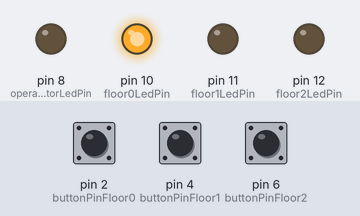
The sketch below on a simulated Arduino Uno, built with avr-gcc and run on an emulated ATmega328P. Shown: output pins drawn as LEDs (lit = HIGH). Dashed ring = blinking. Inputs (shaded band) come from the test bench; at power-on: pin 4 (buttonPinFloor1) HIGH, pin 6 (buttonPinFloor2) HIGH, pin 2 (buttonPinFloor0) HIGH.

Above: at 1.2 s.
1.3 s: pin 4 (buttonPinFloor1) pulled LOW for 0.15 s
At 3.12 s:
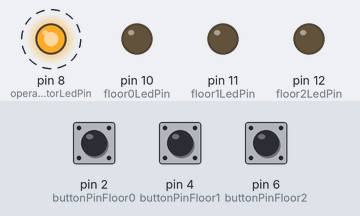
4.4 s: pin 6 (buttonPinFloor2) pulled LOW for 3.2 s
At 10.5 s:
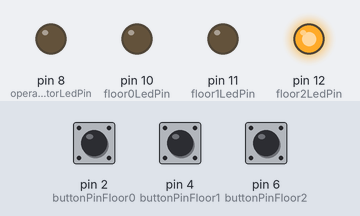
10.6 s: pin 2 (buttonPinFloor0) pulled LOW for 0.15 s
At 15.42 s:
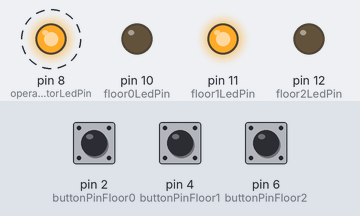
16.7 s: pin 4 (buttonPinFloor1) pulled LOW for 3.2 s
21.4 s: pin 2 (buttonPinFloor0) pulled LOW for 3.2 s
At 28.1 s:
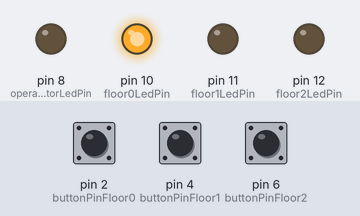
Timing chart, 0 to 28.6 s (numbered marks = the images above; inputs shaded):
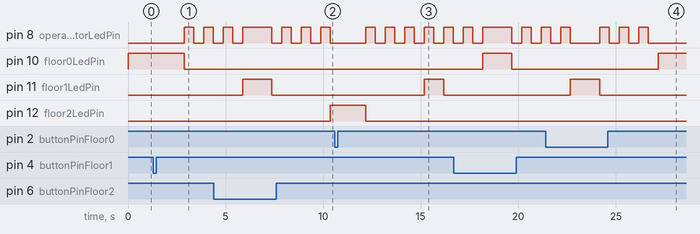

The sketch:

homework2.ino
```cpp
const int buttonPinFloor0 = 2;
const int buttonPinFloor1 = 4;
const int buttonPinFloor2 = 6;
const int operationalElevatorLedPin = 8;
const int floor0LedPin = 10;
const int floor1LedPin = 11;
const int floor2LedPin = 12;

byte buttonStateFloor0 = LOW;
byte buttonStateFloor1 = LOW;
byte buttonStateFloor2 = LOW;
byte lastButtonStateFloor0 = LOW;
byte lastButtonStateFloor1 = LOW;
byte lastButtonStateFloor2 = LOW;

const int buttonDebounceDelay = 75;
unsigned long lastDebounceTimeFloor0 = 0;
unsigned long lastDebounceTimeFloor1 = 0;
unsigned long lastDebounceTimeFloor2 = 0;

byte operationalElevatorLedState = LOW;
unsigned long previousTimeForElevatorLed = 0;

unsigned long timeElevatorButtonPressed = 0;
unsigned long timeElevatorStartedMoving = 0;
byte isElevatorMoving = 0;
int currentFloor = 0;
int floorsTraveled = 0;
int destination = 0;

const int movingBetweenTwoFloorsDuration = 3000;
const int durationPerFloor = 1000;
const int operationalLedBlinkDuration = 500;
const int closingElevatorDoorsDuration = 1500;

byte floor0LedState = LOW;
byte floor1LedState = LOW;
byte floor2LedState = LOW;

const int floor0 = 0;
const int floor1 = 1;
const int floor2 = 2;

unsigned long currentMillis = 0;

void setup() {
  Serial.begin(9600);
  pinMode(buttonPinFloor0, INPUT_PULLUP);
  pinMode(buttonPinFloor1, INPUT_PULLUP);
  pinMode(buttonPinFloor2, INPUT_PULLUP);
  pinMode(operationalElevatorLedPin, OUTPUT);
  pinMode(floor0LedPin, OUTPUT);
  pinMode(floor1LedPin, OUTPUT);
  pinMode(floor2LedPin, OUTPUT);
}

void loop() {
  currentMillis = millis();

  buttonStateFloor0 = getButtonState(buttonPinFloor0, buttonStateFloor0, lastButtonStateFloor0, lastDebounceTimeFloor0);
  buttonStateFloor1 = getButtonState(buttonPinFloor1, buttonStateFloor1, lastButtonStateFloor1, lastDebounceTimeFloor1);
  buttonStateFloor2 = getButtonState(buttonPinFloor2, buttonStateFloor2, lastButtonStateFloor2, lastDebounceTimeFloor2);

  controlElevator();

  if (!isElevatorMoving) {
    updateLedAtFloor(currentFloor, HIGH);
    handleButtonInput();
  }
}

void handleButtonInput() {
  if (buttonStateFloor0 == HIGH && currentFloor != floor0) {
    moveElevatorToFloor(floor0);
  }
  if (buttonStateFloor1 == HIGH && currentFloor != floor1) {
    moveElevatorToFloor(floor1);
  }
  if (buttonStateFloor2 == HIGH && currentFloor != floor2) {
    moveElevatorToFloor(floor2);
  }
}

void moveElevatorToFloor(int destinationFloor) {
  timeElevatorButtonPressed = currentMillis;
  destination = destinationFloor;
  isElevatorMoving = 1;
}

void controlElevator() {
  if (isElevatorMoving) {
    if (currentMillis - timeElevatorButtonPressed < closingElevatorDoorsDuration) {
      updateLedAtFloor(currentFloor, HIGH);
      return;
    } else {
      updateLedAtFloor(currentFloor, LOW);
      timeElevatorStartedMoving = timeElevatorButtonPressed + closingElevatorDoorsDuration;
    }

    blinkLed(operationalElevatorLedPin, operationalElevatorLedState, previousTimeForElevatorLed, operationalLedBlinkDuration);

    floorsTraveled = abs(destination - currentFloor);
    if (floorsTraveled == 2) {
      if (currentMillis > timeElevatorStartedMoving + movingBetweenTwoFloorsDuration &&
          currentMillis < timeElevatorStartedMoving + movingBetweenTwoFloorsDuration + durationPerFloor
      ) {
        updateLedAtFloor(floor1, HIGH);
      }
      else {
        updateLedAtFloor(floor1, LOW);
      }
    }

    if (currentMillis > timeElevatorStartedMoving + movingBetweenTwoFloorsDuration * floorsTraveled) {
      isElevatorMoving = 0;
      currentFloor = destination;
    }
    return;
  }

  digitalWrite(operationalElevatorLedPin, LOW);
}

void updateLedAtFloor(int floor, byte newState) {
  if (floor == floor0) {
    digitalWrite(floor0LedPin, newState);
  } else if (floor == floor1) {
    digitalWrite(floor1LedPin, newState);
  } else {
    digitalWrite(floor2LedPin, newState);
  }
}

int getButtonState(int buttonPin, byte oldButtonState, byte& lastButtonState, unsigned long& lastDebounceTime) {
  int newButtonState = oldButtonState;
  int reading = !digitalRead(buttonPin);

  if (reading != lastButtonState) {
    lastDebounceTime = currentMillis;
  }

  if (currentMillis - lastDebounceTime > buttonDebounceDelay) {
    if (reading != oldButtonState) {
      newButtonState = reading;
    }
  }
  lastButtonState = reading;

  return newButtonState;
}

void blinkLed(int ledPin, byte& ledState, unsigned long& previousTime, int blinkDuration) {
  if (currentMillis - previousTime >= blinkDuration) {
    previousTime = currentMillis;

    if (ledState == LOW) {
      ledState = HIGH;
    } else {
      ledState = LOW;
    }

    digitalWrite(ledPin, ledState);
  }
}
```

Measured:
- after the input at 1.3 s, pin 8 (operationalElevatorLedPin): alternates HIGH for 0.50 s and LOW for 0.50 s, starting after 1.6 s; pin 10 (floor0LedPin): HIGH → LOW after 1.6 s
- after the input at 4.4 s, pin 12 (floor2LedPin): LOW → HIGH after 6.0 s
- after the input at 10.6 s, pin 8 (operationalElevatorLedPin): alternates HIGH for 0.50 s and LOW for 0.50 s, starting after 1.6 s; pin 11 (floor1LedPin): LOW → HIGH after 4.6 s, → LOW 1.0 s later; pin 12 (floor2LedPin): HIGH → LOW after 1.6 s
- after the input at 21.4 s, pin 10 (floor0LedPin): LOW → HIGH after 5.8 s
